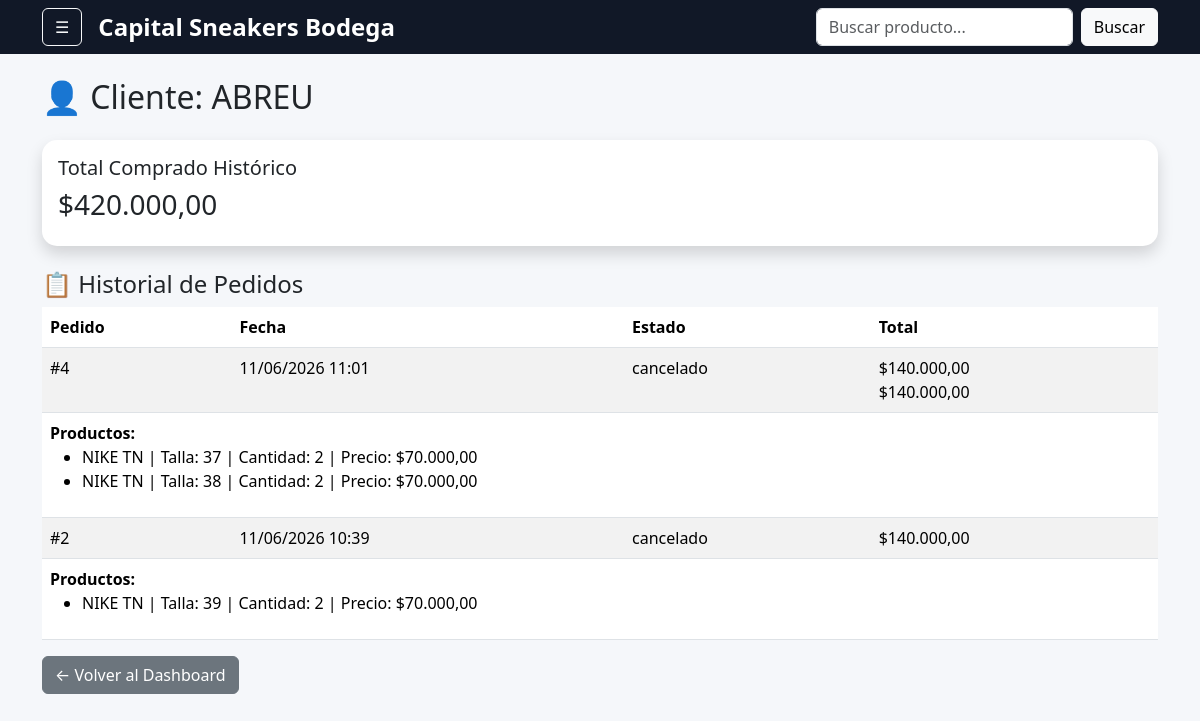
The page /dashboard/cliente/1/ (signed in) on the database its author committed.
### pedidos/models.py (models this page shows, shortened)
class Pedido(models.Model):
    ESTADOS = (
    ('pendiente', 'Pendiente'),
    ('aprobado', 'Aprobado'),
    ('entregado', 'Entregado'),
    ('pagado', 'Pagado'),
    ('devuelto', 'Devuelto'),
    ('cancelado', 'Cancelado'),
)
    cliente = models.ForeignKey(
        User,
        on_delete=models.CASCADE
    )
    fecha = models.DateTimeField(
        auto_now_add=True
    )
    estado = models.CharField(
        max_length=20,
        choices=ESTADOS,
        default='pendiente'
    )

class DetallePedido(models.Model):
    pedido = models.ForeignKey(
        Pedido,
        on_delete=models.CASCADE,
        related_name='detalles'
    )
    producto = models.ForeignKey(
        Producto,
        on_delete=models.CASCADE
    )
    talla = models.ForeignKey(
        Talla,
        on_delete=models.CASCADE
    )
    cantidad = models.IntegerField()
    precio = models.DecimalField(
        max_digits=12,
        decimal_places=2
    )
    precio_compra = models.DecimalField(
    max_digits=12,
    decimal_places=2,
    default=0
)
    def subtotal(self):
        return self.cantidad * self.precio

### catalogo/models.py (models this page shows, shortened)
class Producto(models.Model):
    nombre = models.CharField(
        max_length=200
    )
    marca = models.CharField(
        max_length=100,
        blank=True
    )
    referencia = models.CharField(
        max_length=100,
        unique=True
    )
    codigo_barras = models.CharField(
        max_length=20,
        blank=True,
        null=True
    )
    precio_compra = models.DecimalField(
        max_digits=12,
        decimal_places=2,
        default=0
    )
    precio = models.DecimalField(
        max_digits=12,
        decimal_places=2
    )
    imagen = models.ImageField(
        upload_to='productos/',
        blank=True,
        null=True
    )
    activo = models.BooleanField(
        default=True
    )
    creado = models.DateTimeField(
        auto_now_add=True
    )

### inventario/models.py (models this page shows)
class Talla(models.Model):
    nombre = models.CharField(
        max_length=10,
        unique=True
    )
    def __str__(self):
        return self.nombre

### dashboard/views.py (the view)
@staff_member_required
def detalle_cliente(request, user_id):
    cliente = User.objects.get(
        id=user_id
    )
    pedidos = Pedido.objects.filter(
        cliente=cliente
    ).order_by('-fecha')
    total_compras = 0
    for pedido in pedidos:
        for item in pedido.detalles.all():
            total_compras += (
                item.precio *
                item.cantidad
            )
    return render(
        request,
        'dashboard/detalle_cliente.html',
        {
            'cliente': cliente,
            'pedidos': pedidos,
            'total_compras': total_compras
        }
    )

### accounts/context_processors.py (called while the page is built)
def balance_cliente(request):
    if not request.user.is_authenticated:
        return {}
    pedidos = Pedido.objects.filter(
        cliente=request.user
    ).exclude(
        estado='cancelado'
    ).exclude(
        estado='pagado'
    )
    total = 0
    for pedido in pedidos:
        for item in pedido.detalles.all():
            total += item.subtotal()
    return {
        'balance_hoy': total
    }

### templates/dashboard/detalle_cliente.html
{% extends 'base.html' %}
{% block content %}
<h2 class="mb-4">
👤 Cliente: {{ cliente.username }}
</h2>
<div class="card shadow p-3 mb-4">
    <h5>Total Comprado Histórico</h5>
    <h3>
        ${{ total_compras }}
    </h3>
</div>
<h4>
📋 Historial de Pedidos
</h4>
<table class="table table-striped">
    <thead>
        <tr>
            <th>Pedido</th>
            <th>Fecha</th>
            <th>Estado</th>
            <th>Total</th>
        </tr>
    </thead>
    <tbody>
        {% for pedido in pedidos %}
        <tr>
            <td>
                #{{ pedido.id }}
            </td>
            <td>
                {{ pedido.fecha|date:"d/m/Y H:i" }}
            </td>
            <td>
                {{ pedido.estado }}
            </td>
            <td>
                {% for item in pedido.detalles.all %}
                    ${{ item.subtotal }}<br>
                {% endfor %}
            </td>
        </tr>
        <tr>
            <td colspan="4">
                <strong>Productos:</strong>
                <ul>
                    {% for item in pedido.detalles.all %}
                    <li>
                        {{ item.producto.nombre }}
                        |
                        Talla: {{ item.talla }}
                        |
                        Cantidad: {{ item.cantidad }}
                        |
                        Precio: ${{ item.precio }}
                    </li>
                    {% endfor %}
                </ul>
            </td>
        </tr>
        {% endfor %}
    </tbody>
</table>
<a href="/dashboard/reportes/" class="btn btn-secondary">
← Volver al Dashboard
</a>
{% endblock %}

### templates/base.html (style rules this page uses)
body { background:#f5f7fa; }
.card { border:none; border-radius:15px; overflow:hidden; }

### rows shown on the page
Pedido: id "4", fecha "11/06/2026 11:01", estado "cancelado"
DetallePedido: subtotal "140.000,00", producto.nombre "NIKE TN", talla "37", cantidad "2", precio "70.000,00"
DetallePedido: subtotal "140.000,00", producto.nombre "NIKE TN", talla "38", cantidad "2", precio "70.000,00"
Pedido: id "2", fecha "11/06/2026 10:39", estado "cancelado"
DetallePedido: subtotal "140.000,00", producto.nombre "NIKE TN", talla "39", cantidad "2", precio "70.000,00"

### other values the page prints
{{ cliente.username }} "ABREU"
{{ total_compras }} "420.000,00"
